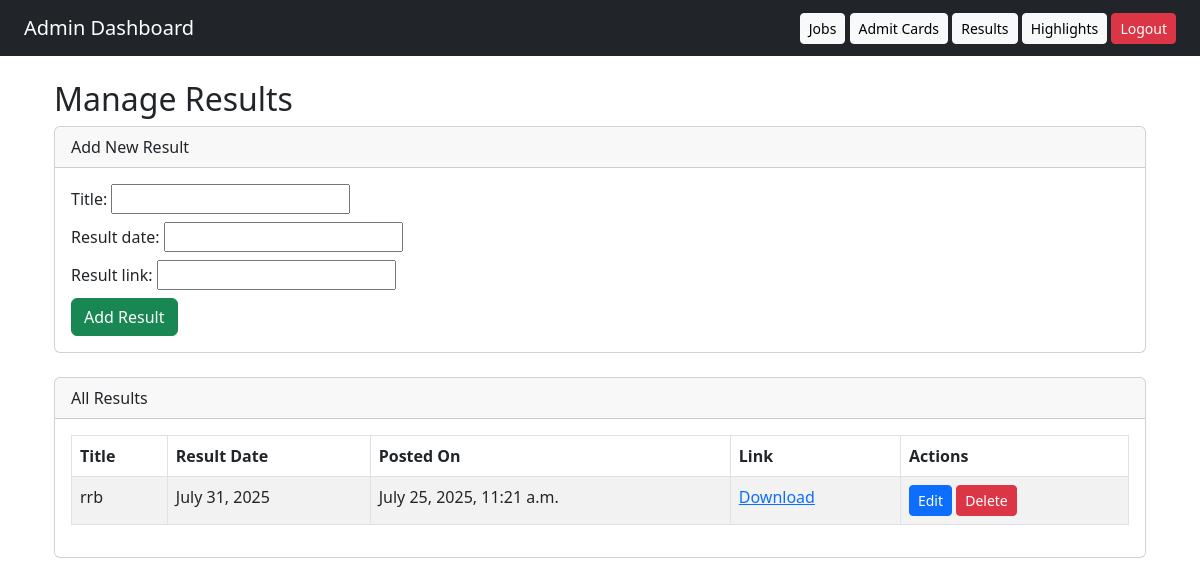
Page /dashboard/results/ (signed in) on the earlier database version.
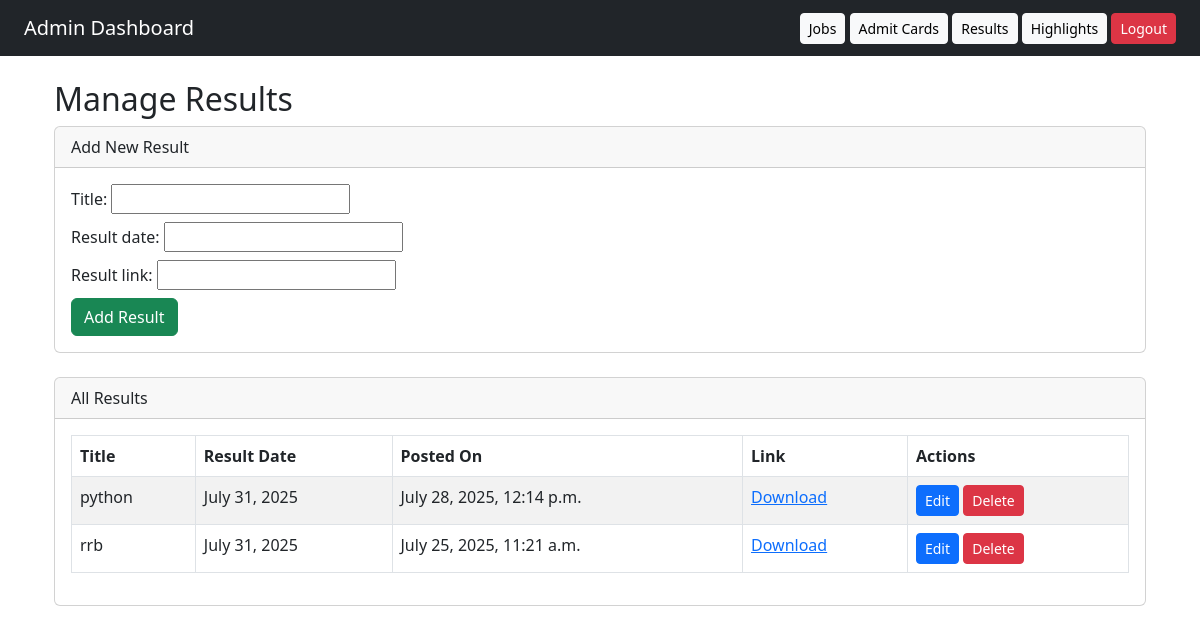
Same page on the later database version.
### core/models.py (models this page shows, shortened)
class Result(models.Model):
    title = models.CharField(max_length=200)
    result_date = models.DateField(null=True, blank=True)
    result_link = models.URLField()
    posted_on = models.DateTimeField(auto_now_add=True)

### core/views.py (the view)
# urls.py: path('dashboard/results/', views.manage_results, name='manage_results'),
@login_required
def manage_results(request):
    results = Result.objects.all().order_by('-posted_on')
    if request.method == 'POST':
        form = ResultForm(request.POST)
        if form.is_valid():
            form.save()
            return redirect('manage_results')
    else:
        form = ResultForm()
    return render(request, 'dashboard/manage_results.html', {'form': form, 'results': results})

### core/forms.py
class ResultForm(forms.ModelForm):
    class Meta:
        model = Result
        fields = ['title', 'result_date', 'result_link']
        widgets ={
            'exam_date': forms.DateInput(attrs={'type': 'data'})
        }

### core/templates/dashboard/manage_results.html (shortened to what this page needs)
{% extends 'dashboard/dashboard_base.html' %}
{% load static %}
{% block content %}
<div class="container mt-4">
    <h2>Manage Results</h2>
    <div class="card mb-4">
        <div class="card-header">Add New Result</div>
        <div class="card-body">
            <form method="POST">
                <div class="form-group mb-2">
                    {{ form.title.label_tag }}
                    {{ form.title }}
                </div>
                <div class="form-group mb-2">
                    {{ form.result_date.label_tag }}
                    {{ form.result_date }}
                </div>
                <div class="form-group mb-2">
                    {{ form.result_link.label_tag }}
                    {{ form.result_link }}
                </div>
                <button type="submit" class="btn btn-success">Add Result</button>
            </form>
        </div>
    </div>
    <div class="card">
        <div class="card-header">All Results</div>
        <div class="card-body">
            <table class="table table-bordered table-striped">
                <thead class="thead-dark">
                    <tr>
                        <th>Title</th>
                        <th>Result Date</th>
                        <th>Posted On</th>
                        <th>Link</th>
                        <th>Actions</th>
                    </tr>
                </thead>
                <tbody>
                    {% for result in results %}
                    <tr>
                        <td>{{ result.title }}</td>
                        <td>{{ result.result_date }}</td>
                        <td>{{ result.posted_on }}</td>
                        <td><a href="{{ result.result_link }}" target="_blank">Download</a></td>
                        <td>
                            <a href="{% url 'edit_result' result.id %}" class="btn btn-sm btn-primary">Edit</a>
                            <a href="{% url 'delete_result' result.id %}" class="btn btn-sm btn-danger" onclick="return confirm('Are you sure?')">Delete</a>
                        </td>
                    </tr>
                    {% empty %}
                    <tr><td colspan="5">No results found.</td></tr>
                    {% endfor %}
                </tbody>
            </table>
        </div>
    </div>
</div>
{% endblock %}

Differences in the rows shown:
added Result: title "python", result_date "July 31, 2025", posted_on "July 28, 2025, 12:14 p.m."
